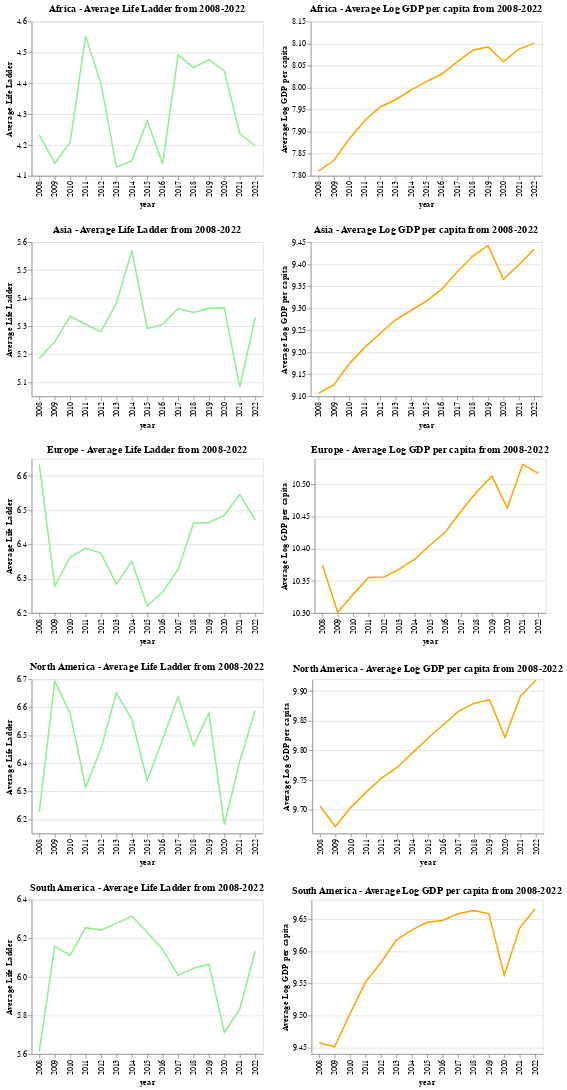

This figure's notebook cell:
### Markdown cell above
## Average Life Ladder vs Average Log GDP per capita

### Code cell
# group the data by region
grouped_data = mean_data.groupby('Region')

# empty list to store the concatenated charts
concatenated_charts = []

# creating subplots
for region, data in grouped_data:
    chart1 = alt.Chart(data).mark_line(color='lightgreen').transform_fold(
        fold=['Average Life Ladder', 'Average Log GDP per capita'], 
        as_=['variable', 'value']).encode(
        x='year:O',
        y=alt.Y('Life Ladder:Q', title='Average Life Ladder', scale=alt.Scale(zero=False))
    ).properties(
        title=f'{region} - Average Life Ladder from 2008-2022',
        width=300, 
        height=200
    )
    
    chart2 = alt.Chart(data).mark_line(color='orange').transform_fold(
        fold=['Average Life Ladder', 'Average Log GDP per capita'], 
        as_=['variable', 'value']).encode(
        x='year:O',
        y=alt.Y('Log GDP per capita:Q', title='Average Log GDP per capita', 
                scale=alt.Scale(zero=False))
    ).properties(
        title=f'{region} - Average Log GDP per capita from 2008-2022',
        width=300,
        height=200
    )
    
    # concatenate the charts horizontally and add to the list
    concatenated_charts.append(alt.hconcat(chart1, chart2))

# concatenate the list of charts vertically
combined_charts = alt.vconcat(*concatenated_charts)

# display the combined chart
display(combined_charts)

### Figure 1 — Vega-Lite specification as saved in the notebook (floating-point values rounded to 4 significant figures)
{"$schema": "https://vega.github.io/schema/vega-lite/v4.17.0.json", "config": {"view": {"continuousHeight": 300, "continuousWidth": 400}}, "datasets": {"data-3ac3fdced7fa24a3f013108d0bd102e3": [{"Generosity": 0.02243, "Healthy life expectancy at birth": 50.89, "Life Ladder": 4.233, "Log GDP per capita": 7.811, "Perceptions of corruption": 0.9154, "Region": "Africa", "Social support": 0.7523, "year": 2008}, {"Generosity": 0.04071, "Healthy life expectancy at birth": 51.44, "Life Ladder": 4.141, "Log GDP per capita": 7.835, "Perceptions of corruption": 0.8999, "Region": "Africa", "Social support": 0.7624, "year": 2009}, {"Generosity": 0.004143, "Healthy life expectancy at birth": 52, "Life Ladder": 4.209, "Log GDP per capita": 7.884, "Perceptions of corruption": 0.8606, "Region": "Africa", "Social support": 0.7834, "year": 2010}, {"Generosity": -0.057, "Healthy life expectancy at birth": 52.56, "Life Ladder": 4.553, "Log GDP per capita": 7.925, "Perceptions of corruption": 0.8321, "Region": "Africa", "Social support": 0.7791, "year": 2011}, {"Generosity": 0.007857, "Healthy life expectancy at birth": 53.11, "Life Ladder": 4.399, "Log GDP per capita": 7.956, "Perceptions of corruption": 0.8703, "Region": "Africa", "Social support": 0.7887, "year": 2012}, {"Generosity": -0.006, "Healthy life expectancy at birth": 53.67, "Life Ladder": 4.128, "Log GDP per capita": 7.973, "Perceptions of corruption": 0.8414, "Region": "Africa", "Social support": 0.7866, "year": 2013}, {"Generosity": 0.007714, "Healthy life expectancy at birth": 54.23, "Life Ladder": 4.149, "Log GDP per capita": 7.994, "Perceptions of corruption": 0.8106, "Region": "Africa", "Social support": 0.7783, "year": 2014}, {"Generosity": 0.011, "Healthy life expectancy at birth": 54.79, "Life Ladder": 4.278, "Log GDP per capita": 8.014, "Perceptions of corruption": 0.8496, "Region": "Africa", "Social support": 0.7383, "year": 2015}, {"Generosity": 0.04471, "Healthy life expectancy at birth": 55.23, "Life Ladder": 4.139, "Log GDP per capita": 8.031, "Perceptions of corruption": 0.8171, "Region": "Africa", "Social support": 0.7276, "year": 2016}, {"Generosity": 0.02743, "Healthy life expectancy at birth": 55.66, "Life Ladder": 4.492, "Log GDP per capita": 8.059, "Perceptions of corruption": 0.8043, "Region": "Africa", "Social support": 0.7176, "year": 2017}, {"Generosity": 0.053, "Healthy life expectancy at birth": 56.1, "Life Ladder": 4.451, "Log GDP per capita": 8.085, "Perceptions of corruption": 0.804, "Region": "Africa", "Social support": 0.718, "year": 2018}, {"Generosity": 0.05729, "Healthy life expectancy at birth": 56.54, "Life Ladder": 4.476, "Log GDP per capita": 8.092, "Perceptions of corruption": 0.79, "Region": "Africa", "Social support": 0.7174, "year": 2019}, {"Generosity": 0.098, "Healthy life expectancy at birth": 56.98, "Life Ladder": 4.44, "Log GDP per capita": 8.059, "Perceptions of corruption": 0.7973, "Region": "Africa", "Social support": 0.669, "year": 2020}, {"Generosity": 0.06643, "Healthy life expectancy at birth": 57.42, "Life Ladder": 4.237, "Log GDP per capita": 8.088, "Perceptions of corruption": 0.8006, "Region": "Africa", "Social support": 0.6503, "year": 2021}, {"Generosity": 0.07643, "Healthy life expectancy at birth": 57.86, "Life Ladder": 4.197, "Log GDP per capita": 8.101, "Perceptions of corruption": 0.7961, "Region": "Africa", "Social support": 0.6379, "year": 2022}], "data-63b731d31f6b3cfacfb82a87a054f9f2": [{"Generosity": 0.04522, "Healthy life expectancy at birth": 62.65, "Life Ladder": 5.186, "Log GDP per capita": 9.107, "Perceptions of corruption": 0.8708, "Region": "Asia", "Social support": 0.7582, "year": 2008}, {"Generosity": 0.03633, "Healthy life expectancy at birth": 62.88, "Life Ladder": 5.244, "Log GDP per capita": 9.126, "Perceptions of corruption": 0.8662, "Region": "Asia", "Social support": 0.7892, "year": 2009}, {"Generosity": 0.08778, "Healthy life expectancy at birth": 63.11, "Life Ladder": 5.335, "Log GDP per capita": 9.174, "Perceptions of corruption": 0.8561, "Region": "Asia", "Social support": 0.7811, "year": 2010}, {"Generosity": 0.02856, "Healthy life expectancy at birth": 63.34, "Life Ladder": 5.307, "Log GDP per capita": 9.211, "Perceptions of corruption": 0.8463, "Region": "Asia", "Social support": 0.7698, "year": 2011}, {"Generosity": 0.05144, "Healthy life expectancy at birth": 63.57, "Life Ladder": 5.281, "Log GDP per capita": 9.243, "Perceptions of corruption": 0.8213, "Region": "Asia", "Social support": 0.7647, "year": 2012}, {"Generosity": 0.06789, "Healthy life expectancy at birth": 63.8, "Life Ladder": 5.383, "Log GDP per capita": 9.274, "Perceptions of corruption": 0.8273, "Region": "Asia", "Social support": 0.7699, "year": 2013}, {"Generosity": 0.1368, "Healthy life expectancy at birth": 64.04, "Life Ladder": 5.569, "Log GDP per capita": 9.295, "Perceptions of corruption": 0.8264, "Region": "Asia", "Social support": 0.7938, "year": 2014}, {"Generosity": 0.1238, "Healthy life expectancy at birth": 64.27, "Life Ladder": 5.292, "Log GDP per capita": 9.316, "Perceptions of corruption": 0.8013, "Region": "Asia", "Social support": 0.7716, "year": 2015}, {"Generosity": 0.1097, "Healthy life expectancy at birth": 64.49, "Life Ladder": 5.306, "Log GDP per capita": 9.343, "Perceptions of corruption": 0.7986, "Region": "Asia", "Social support": 0.8049, "year": 2016}, {"Generosity": 0.07622, "Healthy life expectancy at birth": 64.72, "Life Ladder": 5.363, "Log GDP per capita": 9.383, "Perceptions of corruption": 0.8064, "Region": "Asia", "Social support": 0.7973, "year": 2017}, {"Generosity": 0.09522, "Healthy life expectancy at birth": 64.95, "Life Ladder": 5.349, "Log GDP per capita": 9.418, "Perceptions of corruption": 0.8317, "Region": "Asia", "Social support": 0.8088, "year": 2018}, {"Generosity": 0.08689, "Healthy life expectancy at birth": 65.18, "Life Ladder": 5.364, "Log GDP per capita": 9.442, "Perceptions of corruption": 0.7861, "Region": "Asia", "Social support": 0.817, "year": 2019}, {"Generosity": 0.07122, "Healthy life expectancy at birth": 65.41, "Life Ladder": 5.365, "Log GDP per capita": 9.366, "Perceptions of corruption": 0.8034, "Region": "Asia", "Social support": 0.7903, "year": 2020}, {"Generosity": 0.09156, "Healthy life expectancy at birth": 65.63, "Life Ladder": 5.083, "Log GDP per capita": 9.398, "Perceptions of corruption": 0.8171, "Region": "Asia", "Social support": 0.7638, "year": 2021}, {"Generosity": 0.1041, "Healthy life expectancy at birth": 65.86, "Life Ladder": 5.331, "Log GDP per capita": 9.434, "Perceptions of corruption": 0.7833, "Region": "Asia", "Social support": 0.795, "year": 2022}], "data-8cbd49d69c5067d9c113adfc481555b1": [{"Generosity": 0.05829, "Healthy life expectancy at birth": 66.47, "Life Ladder": 6.226, "Log GDP per capita": 9.706, "Perceptions of corruption": 0.703, "Region": "North America", "Social support": 0.8769, "year": 2008}, {"Generosity": 0.04614, "Healthy life expectancy at birth": 66.47, "Life Ladder": 6.693, "Log GDP per capita": 9.672, "Perceptions of corruption": 0.6967, "Region": "North America", "Social support": 0.8671, "year": 2009}, {"Generosity": 0.04657, "Healthy life expectancy at birth": 66.47, "Life Ladder": 6.578, "Log GDP per capita": 9.704, "Perceptions of corruption": 0.6907, "Region": "North America", "Social support": 0.8787, "year": 2010}, {"Generosity": 0.01729, "Healthy life expectancy at birth": 66.47, "Life Ladder": 6.315, "Log GDP per capita": 9.73, "Perceptions of corruption": 0.7029, "Region": "North America", "Social support": 0.8519, "year": 2011}, {"Generosity": 0.033, "Healthy life expectancy at birth": 66.48, "Life Ladder": 6.453, "Log GDP per capita": 9.753, "Perceptions of corruption": 0.68, "Region": "North America", "Social support": 0.8713, "year": 2012}, {"Generosity": 0.04643, "Healthy life expectancy at birth": 66.48, "Life Ladder": 6.651, "Log GDP per capita": 9.771, "Perceptions of corruption": 0.6773, "Region": "North America", "Social support": 0.8707, "year": 2013}, {"Generosity": 0.03829, "Healthy life expectancy at birth": 66.48, "Life Ladder": 6.557, "Log GDP per capita": 9.796, "Perceptions of corruption": 0.686, "Region": "North America", "Social support": 0.8634, "year": 2014}, {"Generosity": 0.01286, "Healthy life expectancy at birth": 66.49, "Life Ladder": 6.339, "Log GDP per capita": 9.821, "Perceptions of corruption": 0.6974, "Region": "North America", "Social support": 0.8561, "year": 2015}, {"Generosity": -0.012, "Healthy life expectancy at birth": 66.56, "Life Ladder": 6.486, "Log GDP per capita": 9.843, "Perceptions of corruption": 0.7113, "Region": "North America", "Social support": 0.8796, "year": 2016}, {"Generosity": -0.03271, "Healthy life expectancy at birth": 66.64, "Life Ladder": 6.637, "Log GDP per capita": 9.866, "Perceptions of corruption": 0.6853, "Region": "North America", "Social support": 0.8769, "year": 2017}, {"Generosity": -0.04714, "Healthy life expectancy at birth": 66.72, "Life Ladder": 6.463, "Log GDP per capita": 9.88, "Perceptions of corruption": 0.7069, "Region": "North America", "Social support": 0.871, "year": 2018}, {"Generosity": -0.03771, "Healthy life expectancy at birth": 66.8, "Life Ladder": 6.579, "Log GDP per capita": 9.885, "Perceptions of corruption": 0.6911, "Region": "North America", "Social support": 0.8746, "year": 2019}, {"Generosity": -0.05743, "Healthy life expectancy at birth": 66.88, "Life Ladder": 6.182, "Log GDP per capita": 9.822, "Perceptions of corruption": 0.6446, "Region": "North America", "Social support": 0.8341, "year": 2020}, {"Generosity": 0.025, "Healthy life expectancy at birth": 66.96, "Life Ladder": 6.408, "Log GDP per capita": 9.891, "Perceptions of corruption": 0.659, "Region": "North America", "Social support": 0.8574, "year": 2021}, {"Generosity": 0.006857, "Healthy life expectancy at birth": 67.04, "Life Ladder": 6.59, "Log GDP per capita": 9.918, "Perceptions of corruption": 0.6459, "Region": "North America", "Social support": 0.8607, "year": 2022}], "data-dca63ffb42dd98041823ce902ef42fdf": [{"Generosity": -0.001, "Healthy life expectancy at birth": 67.02, "Life Ladder": 6.634, "Log GDP per capita": 10.38, "Perceptions of corruption": 0.6941, "Region": "Europe", "Social support": 0.9186, "year": 2008}, {"Generosity": 0.01827, "Healthy life expectancy at birth": 67.21, "Life Ladder": 6.278, "Log GDP per capita": 10.3, "Perceptions of corruption": 0.709, "Region": "Europe", "Social support": 0.9122, "year": 2009}, {"Generosity": -0.005182, "Healthy life expectancy at birth": 67.4, "Life Ladder": 6.363, "Log GDP per capita": 10.33, "Perceptions of corruption": 0.709, "Region": "Europe", "Social support": 0.9236, "year": 2010}, {"Generosity": 0.01409, "Healthy life expectancy at birth": 67.59, "Life Ladder": 6.389, "Log GDP per capita": 10.36, "Perceptions of corruption": 0.7011, "Region": "Europe", "Social support": 0.919, "year": 2011}, {"Generosity": -0.003, "Healthy life expectancy at birth": 67.78, "Life Ladder": 6.375, "Log GDP per capita": 10.36, "Perceptions of corruption": 0.6859, "Region": "Europe", "Social support": 0.9149, "year": 2012}, {"Generosity": -0.01191, "Healthy life expectancy at birth": 67.97, "Life Ladder": 6.284, "Log GDP per capita": 10.37, "Perceptions of corruption": 0.7205, "Region": "Europe", "Social support": 0.9109, "year": 2013}, {"Generosity": 0.01155, "Healthy life expectancy at birth": 68.16, "Life Ladder": 6.35, "Log GDP per capita": 10.38, "Perceptions of corruption": 0.6804, "Region": "Europe", "Social support": 0.9103, "year": 2014}, {"Generosity": 0.009273, "Healthy life expectancy at birth": 68.35, "Life Ladder": 6.22, "Log GDP per capita": 10.41, "Perceptions of corruption": 0.6724, "Region": "Europe", "Social support": 0.9219, "year": 2015}, {"Generosity": -0.003273, "Healthy life expectancy at birth": 68.54, "Life Ladder": 6.261, "Log GDP per capita": 10.43, "Perceptions of corruption": 0.672, "Region": "Europe", "Social support": 0.9185, "year": 2016}, {"Generosity": 0.02064, "Healthy life expectancy at birth": 68.72, "Life Ladder": 6.327, "Log GDP per capita": 10.46, "Perceptions of corruption": 0.6318, "Region": "Europe", "Social support": 0.9101, "year": 2017}, {"Generosity": -0.03245, "Healthy life expectancy at birth": 68.9, "Life Ladder": 6.462, "Log GDP per capita": 10.49, "Perceptions of corruption": 0.6378, "Region": "Europe", "Social support": 0.9209, "year": 2018}, {"Generosity": -0.03591, "Healthy life expectancy at birth": 69.08, "Life Ladder": 6.464, "Log GDP per capita": 10.51, "Perceptions of corruption": 0.6224, "Region": "Europe", "Social support": 0.9131, "year": 2019}, {"Generosity": -0.02364, "Healthy life expectancy at birth": 69.26, "Life Ladder": 6.485, "Log GDP per capita": 10.46, "Perceptions of corruption": 0.631, "Region": "Europe", "Social support": 0.9221, "year": 2020}, {"Generosity": 0.03927, "Healthy life expectancy at birth": 69.45, "Life Ladder": 6.546, "Log GDP per capita": 10.53, "Perceptions of corruption": 0.6188, "Region": "Europe", "Social support": 0.8961, "year": 2021}, {"Generosity": 0.09009, "Healthy life expectancy at birth": 69.63, "Life Ladder": 6.471, "Log GDP per capita": 10.52, "Perceptions of corruption": 0.5831, "Region": "Europe", "Social support": 0.8995, "year": 2022}], "data-e89ccb07f0c5fbfe3fa24f74370ecdf3": [{"Generosity": -0.07343, "Healthy life expectancy at birth": 65.9, "Life Ladder": 5.615, "Log GDP per capita": 9.457, "Perceptions of corruption": 0.7806, "Region": "South America", "Social support": 0.8351, "year": 2008}, {"Generosity": -0.058, "Healthy life expectancy at birth": 66.1, "Life Ladder": 6.159, "Log GDP per capita": 9.451, "Perceptions of corruption": 0.7739, "Region": "South America", "Social support": 0.8529, "year": 2009}, {"Generosity": -0.06386, "Healthy life expectancy at birth": 66.3, "Life Ladder": 6.111, "Log GDP per capita": 9.502, "Perceptions of corruption": 0.7587, "Region": "South America", "Social support": 0.8611, "year": 2010}, {"Generosity": -0.08043, "Healthy life expectancy at birth": 66.5, "Life Ladder": 6.255, "Log GDP per capita": 9.552, "Perceptions of corruption": 0.7517, "Region": "South America", "Social support": 0.842, "year": 2011}, {"Generosity": -0.01457, "Healthy life expectancy at birth": 66.7, "Life Ladder": 6.242, "Log GDP per capita": 9.582, "Perceptions of corruption": 0.7884, "Region": "South America", "Social support": 0.838, "year": 2012}, {"Generosity": -0.07329, "Healthy life expectancy at birth": 66.9, "Life Ladder": 6.277, "Log GDP per capita": 9.617, "Perceptions of corruption": 0.768, "Region": "South America", "Social support": 0.8559, "year": 2013}, {"Generosity": -0.06071, "Healthy life expectancy at birth": 67.1, "Life Ladder": 6.315, "Log GDP per capita": 9.633, "Perceptions of corruption": 0.7719, "Region": "South America", "Social support": 0.8657, "year": 2014}, {"Generosity": -0.07571, "Healthy life expectancy at birth": 67.3, "Life Ladder": 6.232, "Log GDP per capita": 9.645, "Perceptions of corruption": 0.7987, "Region": "South America", "Social support": 0.8596, "year": 2015}, {"Generosity": -0.06986, "Healthy life expectancy at birth": 67.44, "Life Ladder": 6.142, "Log GDP per capita": 9.648, "Perceptions of corruption": 0.8251, "Region": "South America", "Social support": 0.8496, "year": 2016}, {"Generosity": -0.1324, "Healthy life expectancy at birth": 67.57, "Life Ladder": 6.008, "Log GDP per capita": 9.658, "Perceptions of corruption": 0.8039, "Region": "South America", "Social support": 0.8669, "year": 2017}, {"Generosity": -0.1309, "Healthy life expectancy at birth": 67.71, "Life Ladder": 6.044, "Log GDP per capita": 9.663, "Perceptions of corruption": 0.8189, "Region": "South America", "Social support": 0.8716, "year": 2018}, {"Generosity": -0.134, "Healthy life expectancy at birth": 67.84, "Life Ladder": 6.066, "Log GDP per capita": 9.658, "Perceptions of corruption": 0.8161, "Region": "South America", "Social support": 0.8531, "year": 2019}, {"Generosity": -0.08343, "Healthy life expectancy at birth": 67.98, "Life Ladder": 5.711, "Log GDP per capita": 9.563, "Perceptions of corruption": 0.7946, "Region": "South America", "Social support": 0.8373, "year": 2020}, {"Generosity": -0.05729, "Healthy life expectancy at birth": 68.11, "Life Ladder": 5.833, "Log GDP per capita": 9.636, "Perceptions of corruption": 0.797, "Region": "South America", "Social support": 0.8404, "year": 2021}, {"Generosity": -0.09871, "Healthy life expectancy at birth": 68.25, "Life Ladder": 6.135, "Log GDP per capita": 9.666, "Perceptions of corruption": 0.8129, "Region": "South America", "Social support": 0.862, "year": 2022}]}, "vconcat": [{"data": {"name": "data-3ac3fdced7fa24a3f013108d0bd102e3"}, "hconcat": [{"encoding": {"x": {"field": "year", "type": "ordinal"}, "y": {"field": "Life Ladder", "scale": {"zero": false}, "title": "Average Life Ladder", "type": "quantitative"}}, "height": 200, "mark": {"color": "lightgreen", "type": "line"}, "title": "Africa - Average Life Ladder from 2008-2022", "transform": [{"as": ["variable", "value"], "fold": ["Average Life Ladder", "Average Log GDP per capita"]}], "width": 300}, {"encoding": {"x": {"field": "year", "type": "ordinal"}, "y": {"field": "Log GDP per capita", "scale": {"zero": false}, "title": "Average Log GDP per capita", "type": "quantitative"}}, "height": 200, "mark": {"color": "orange", "type": "line"}, "title": "Africa - Average Log GDP per capita from 2008-2022", "transform": [{"as": ["variable", "value"], "fold": ["Average Life Ladder", "Average Log GDP per capita"]}], "width": 300}]}, {"data": {"name": "data-63b731d31f6b3cfacfb82a87a054f9f2"}, "hconcat": [{"encoding": {"x": {"field": "year", "type": "ordinal"}, "y": {"field": "Life Ladder", "scale": {"zero": false}, "title": "Average Life Ladder", "type": "quantitative"}}, "height": 200, "mark": {"color": "lightgreen", "type": "line"}, "title": "Asia - Average Life Ladder from 2008-2022", "transform": [{"as": ["variable", "value"], "fold": ["Average Life Ladder", "Average Log GDP per capita"]}], "width": 300}, {"encoding": {"x": {"field": "year", "type": "ordinal"}, "y": {"field": "Log GDP per capita", "scale": {"zero": false}, "title": "Average Log GDP per capita", "type": "quantitative"}}, "height": 200, "mark": {"color": "orange", "type": "line"}, "title": "Asia - Average Log GDP per capita from 2008-2022", "transform": [{"as": ["variable", "value"], "fold": ["Average Life Ladder", "Average Log GDP per capita"]}], "width": 300}]}, {"data": {"name": "data-dca63ffb42dd98041823ce902ef42fdf"}, "hconcat": [{"encoding": {"x": {"field": "year", "type": "ordinal"}, "y": {"field": "Life Ladder", "scale": {"zero": false}, "title": "Average Life Ladder", "type": "quantitative"}}, "height": 200, "mark": {"color": "lightgreen", "type": "line"}, "title": "Europe - Average Life Ladder from 2008-2022", "transform": [{"as": ["variable", "value"], "fold": ["Average Life Ladder", "Average Log GDP per capita"]}], "width": 300}, {"encoding": {"x": {"field": "year", "type": "ordinal"}, "y": {"field": "Log GDP per capita", "scale": {"zero": false}, "title": "Average Log GDP per capita", "type": "quantitative"}}, "height": 200, "mark": {"color": "orange", "type": "line"}, "title": "Europe - Average Log GDP per capita from 2008-2022", "transform": [{"as": ["variable", "value"], "fold": ["Average Life Ladder", "Average Log GDP per capita"]}], "width": 300}]}, {"data": {"name": "data-8cbd49d69c5067d9c113adfc481555b1"}, "hconcat": [{"encoding": {"x": {"field": "year", "type": "ordinal"}, "y": {"field": "Life Ladder", "scale": {"zero": false}, "title": "Average Life Ladder", "type": "quantitative"}}, "height": 200, "mark": {"color": "lightgreen", "type": "line"}, "title": "North America - Average Life Ladder from 2008-2022", "transform": [{"as": ["variable", "value"], "fold": ["Average Life Ladder", "Average Log GDP per capita"]}], "width": 300}, {"encoding": {"x": {"field": "year", "type": "ordinal"}, "y": {"field": "Log GDP per capita", "scale": {"zero": false}, "title": "Average Log GDP per capita", "type": "quantitative"}}, "height": 200, "mark": {"color": "orange", "type": "line"}, "title": "North America - Average Log GDP per capita from 2008-2022", "transform": [{"as": ["variable", "value"], "fold": ["Average Life Ladder", "Average Log GDP per capita"]}], "width": 300}]}, {"data": {"name": "data-e89ccb07f0c5fbfe3fa24f74370ecdf3"}, "hconcat": [{"encoding": {"x": {"field": "year", "type": "ordinal"}, "y": {"field": "Life Ladder", "scale": {"zero": false}, "title": "Average Life Ladder", "type": "quantitative"}}, "height": 200, "mark": {"color": "lightgreen", "type": "line"}, "title": "South America - Average Life Ladder from 2008-2022", "transform": [{"as": ["variable", "value"], "fold": ["Average Life Ladder", "Average Log GDP per capita"]}], "width": 300}, {"encoding": {"x": {"field": "year", "type": "ordinal"}, "y": {"field": "Log GDP per capita", "scale": {"zero": false}, "title": "Average Log GDP per capita", "type": "quantitative"}}, "height": 200, "mark": {"color": "orange", "type": "line"}, "title": "South America - Average Log GDP per capita from 2008-2022", "transform": [{"as": ["variable", "value"], "fold": ["Average Life Ladder", "Average Log GDP per capita"]}], "width": 300}]}]}
